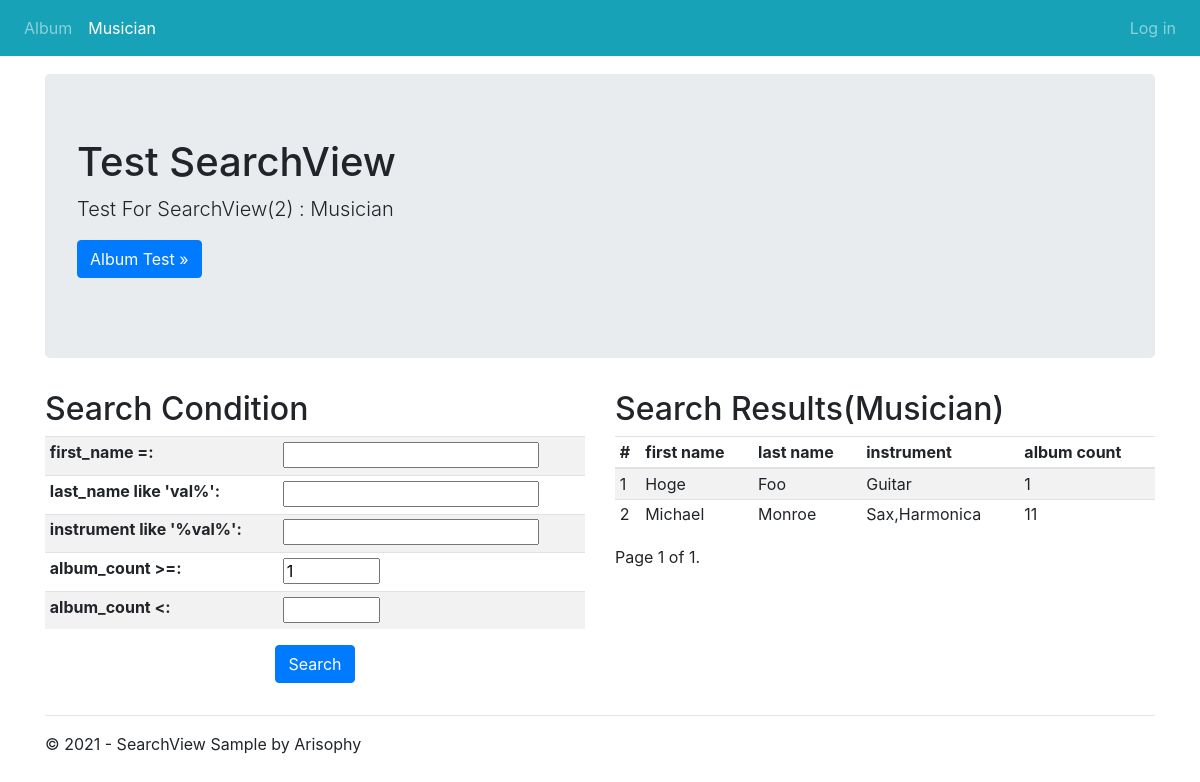
Page /musician/ on the committed database.
### sample/models.py (models this page shows)
class Musician(models.Model):
    first_name = models.CharField(max_length=50)
    last_name = models.CharField(max_length=50)
    instrument = models.CharField(max_length=100)

### sample/views.py (the view)
# urls.py: path('musician/', views.MusicianSearchListView.as_view(), name='musician'),
class MusicianSearchListView(SearchView):
    template_name = 'app/musician.html'
    form_class = MusicianSearchForm
    model = Musician
    paginate_by = 5
    first_display_all_list = True
    ordering='first_name'
    def get_annotated_queryset(self, queryset, cleaned_data):
        queryset = queryset.annotate(
            album_count=Count('album'))
        return queryset

### sample/forms.py
class MusicianSearchForm(SearchForm):
    first_name = forms.CharField(
        label='first_name =',
        required = False,
        max_length=50,
    )
    last_name__istartswith = forms.CharField(
        label="last_name like 'val%'",
        required = False,
        max_length=50,
    )
    instrument__contains = forms.CharField(
        label="instrument like '%val%'",
        required = False,
        max_length=32,
    )
    album_count__gte = forms.IntegerField(
        label='album_count >=',
        required = False,
        initial=1,
        min_value=0,
        max_value=999,
    )
    album_count__lt = forms.IntegerField(
        label='album_count <',
        required = False,
        min_value=0,
        max_value=999,
    )

### searchview/forms.py (called while the page is built)
    def get_initial_data(self):
        initial_data = {}
        for name, field in self.fields.items():
            initial = self.get_initial_for_field(field, name)
            try:
                value = field.clean(initial)
                initial_data[name] = value
            except ValidationError as e:
                self.add_error(name, e)
        return initial_data

### searchview/views.py (called while the page is built)
    def get(self, request, *args, **kwargs):
        page_kwarg = self.page_kwarg
        page = self.kwargs.get(page_kwarg) or self.request.GET.get(page_kwarg) or None
        if page is None:
            form = self.get_form()
            self.cleaned_data = form.get_initial_data()
            request.session['_cleaned_data'] = self.cleaned_data
            if not self.first_display_all_list:
                self.cleaned_data['pk'] = None
            return super().get(request, *args, **kwargs)
        else:
            """ Pagination is not allowed """
            raise Http404('Page param is not allowed for GET method.')

    def get_queryset(self):
        ordering = self.ordering
        self.ordering = None
        queryset =  super().get_queryset()
        self.ordering = ordering
        cleaned_data = self.cleaned_data
        queryset = self.get_annotated_queryset(queryset, cleaned_data)
        form_conditions = self.get_form_conditions(cleaned_data)
        if form_conditions is not None:
            queryset = queryset.filter(form_conditions)
        if ordering:
            if isinstance(ordering, str):
                ordering = (ordering,)
            queryset = queryset.order_by(*ordering)
        return queryset

### sample/templates/app/musician.html (shortened to what this page needs)
{% extends "app/layout.html" %}
{% block content %}
<div class="jumbotron">
  <h1>Test SearchView</h1>
  <p class="lead">Test For SearchView(2) : Musician</p>
  <p><a href="{% url 'album' %}" class="btn btn-primary btn-large">Album Test &raquo;</a></p>
</div>
<div class="row">
   <div class="col-md-6">
        <h2>Search Condition</h2>
        <div class="table-responsive">
          <form method="post" id="search_form">
            <table class="table table-striped table-sm">
              <tbody>
              {{ form.as_table }}
              </tbody>
            </table>
            <p class="text-center"><input class="btn btn-primary" type="submit" value="Search"></p>
          </form>
        </div>
    </div>
    <div class="col-md-6">
        <h2>Search Results(Musician)</h2>
        <div class="table-responsive">
          <table class="table table-striped table-sm">
            <thead>
              <tr>
                <th>#</th>
                <th>first name</th>
                <th>last name</th>
                <th>instrument</th>
                <th>album count</th>
              </tr>
            </thead>
            <tbody>
              {% for musician in object_list %}
                <tr>
                  <td>{{ musician.id }}</td>
                  <td>{{ musician.first_name }}</td>
                  <td>{{ musician.last_name }}</td>
                  <td>{{ musician.instrument }}</td>
                  <td>{{ musician.album_count }}</td>
                </tr>
              {% endfor %}
            </tbody>
          </table>
        </div>
        <div class="pagination">
          <span class="step-links">
              <span class="current">
                  Page {{ page_obj.number }} of {{ page_obj.paginator.num_pages }}.
              </span>
          </span>
        </div>
    </div>
</div>
{% endblock %}

### sample/static/app/content/site.css (style rules this page uses)
body { padding-top: 50px; padding-bottom: 20px; }
@media (min-width: 768px) { html { font-size: 16px; } }

### rows in the picture
Musician: id "1", first_name "Hoge", last_name "Foo", instrument "Guitar", album_count "1"
Musician: id "2", first_name "Michael", last_name "Monroe", instrument "Sax,Harmonica", album_count "11"

### other values in the picture
{{ page_obj.number }} "1"
{{ page_obj.paginator.num_pages }} "1"
